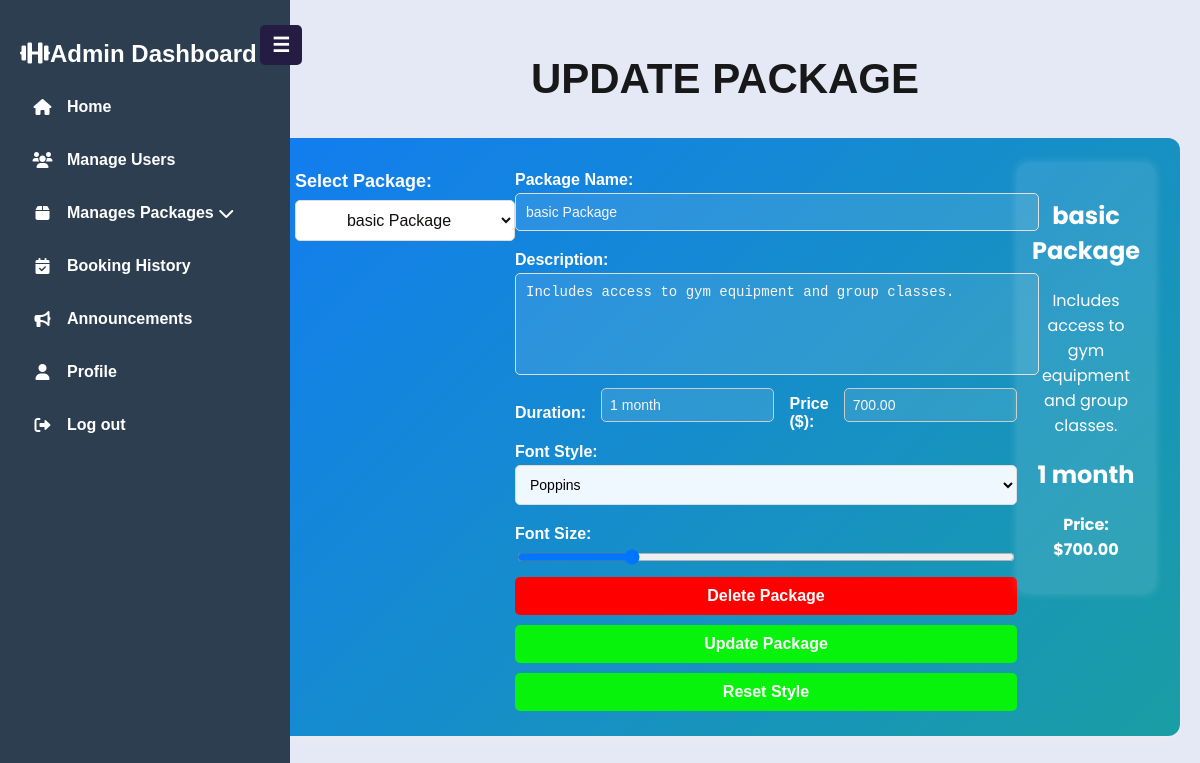
The app's page /admin/package.php?package_id=2 with its own data.
### tables this page shows
CREATE TABLE IF NOT EXISTS `packages` (
  `package_id` int NOT NULL AUTO_INCREMENT,
  `package_name` varchar(255) NOT NULL,
  `description` text NOT NULL,
  `price` decimal(10,2) NOT NULL,
  `updated_at` timestamp NULL DEFAULT CURRENT_TIMESTAMP ON UPDATE CURRENT_TIMESTAMP,
  `user_id` int DEFAULT NULL,
  `created_at` timestamp NULL DEFAULT CURRENT_TIMESTAMP ON UPDATE CURRENT_TIMESTAMP,
  `duration` varchar(50) NOT NULL,
  `font_style` varchar(100) DEFAULT NULL,
  `font_size` varchar(10) DEFAULT NULL,
  PRIMARY KEY (`package_id`)
);

### admin/package.php (the view, shortened to what this page needs)
<?php
include "config.php";
$package = null;
if (isset($_GET['package_id'])) {
    $package_id = $_GET['package_id'];
    $sql = "SELECT * FROM packages WHERE package_id=?";
    $stmt = $conn->prepare($sql);
    $stmt->bind_param("i", $package_id);
    $stmt->execute();
    $result = $stmt->get_result();
    $package = $result->fetch_assoc();
}
$packages = [];
$sql = "SELECT package_id, package_name FROM packages";
$result = $conn->query($sql);
if ($result->num_rows > 0) {
    while ($row = $result->fetch_assoc()) {
        $packages[] = $row;
    }
}
?>
<!DOCTYPE html>
<html lang="en">
<head>
    <link rel="stylesheet" href="css/package.css">
    <link rel="stylesheet" href="css/styless.css">
    <link rel="stylesheet" href="https://cdnjs.cloudflare.com/ajax/libs/font-awesome/6.4.2/css/all.min.css">
</head>
<body>
<?php include "sidebar.php"; ?>
<div class="main-content">
<div class="heading">
    <h2>Update package</h2>
</div>
<div class="container">
    <form method="get" class="package-selection">
        <label for="package_id">Select Package:</label>
        <select id="package_id" name="package_id" onchange="this.form.submit()">
            <?php foreach ($packages as $pkg): ?>
                <option value="<?php echo htmlspecialchars($pkg['package_id']); ?>"
                        <?php if ($package && $package['package_id'] == $pkg['package_id']) echo 'selected'; ?>>
                    <?php echo htmlspecialchars($pkg['package_name']); ?>
                </option>
            <?php endforeach; ?>
        </select>
    </form>
   <?php if ($package): ?>
    <form method="post" class="update-form">
        <label for="package_name">Package Name:</label>
        <input type="text" id="package_name" name="package_name" value="<?php echo htmlspecialchars($package['package_name']); ?>" required>
        <label for="description">Description:</label>
        <textarea id="description" name="description" required><?php echo htmlspecialchars($package['description']); ?></textarea>
        <div class="price-duration-container">
            <label for="duration">Duration:</label>
            <input type="text" id="duration" name="duration" value="<?php echo htmlspecialchars($package['duration']); ?>" required>
            <label for="price">Price ($):</label>
            <input type="number" id="price" name="price" step="0.01" value="<?php echo htmlspecialchars($package['price']); ?>" required>
        </div>
        <label for="font_style">Font Style:</label>
        <select id="font_style" name="font_style" onchange="updatePreviewStyle()">
            <?php
            $fonts = [
                "'Poppins', sans-serif" => "Poppins",
                "'Arial', sans-serif" => "Arial",
                "'Courier New', monospace" => "Courier New",
                "'Georgia', serif" => "Georgia"
            ];
            foreach ($fonts as $value => $label) {
                $selected = ($package['font_style'] == $value) ? 'selected' : '';
                echo "<option value=\"$value\" $selected>$label</option>";
            }
            ?>
        </select>
        <label for="font_size">Font Size:</label>
        <input type="range" id="font_size" name="font_size" min="12" max="30"
               value="<?php echo isset($package['font_size']) ? (int)$package['font_size'] : 16; ?>" oninput="updatePreviewStyle()">
        <button type="button" class="delete-btn" onclick="confirmDelete(<?= $package['package_id']; ?>)">Delete Package</button>
        <button type="submit" name="update">Update Package</button>
        <button type="button" onclick="resetStyle()">Reset Style</button>
    </form>
        <div class="preview" id="preview"
     style="font-family: <?= htmlspecialchars($package['font_style'] ?? "'Poppins', sans-serif"); ?>;
            font-size: <?= htmlspecialchars($package['font_size'] ?? '16px'); ?>;">
        <h2 id="preview_name"><?php echo htmlspecialchars($package['package_name']); ?></h2>
        <p id="preview_desc"><?php echo htmlspecialchars($package['description']); ?></p>
        <h2 id="preview_dur"><?php echo htmlspecialchars($package['duration']); ?></h2>
        <p><strong>Price: $<span id="preview_price"><?php echo htmlspecialchars($package['price']); ?></span></strong></p>
    </div>
<?php endif; ?>
</div>
</div>
</body>
</html>

### admin/css/package.css (style rules this page uses)
body { background: #e5e8f5; font-family: 'Poppins', sans-serif; color: white; display: flex; justify-content: center; align-items: center; margin: 0; }
.heading { font-size: 28px; font-weight: bold; text-transform: uppercase; color: rgb(25, 24, 24); text-align: center; margin-top: 10px; }
.package-selection { text-align: center; margin-bottom: 15px; }
.package-selection label { font-size: 18px; font-weight: bold; display: block; margin-bottom: 8px; }
.package-selection select { padding: 10px; font-size: 16px; border-radius: 5px; border: 1px solid #ddd; background: white; color: rgb(19, 13, 13); width: 220px; text-align: center; }
.container { display: flex; justify-content: space-between; align-items: flex-start; max-width: 1100px; margin: 0 auto; padding: 25px; background: linear-gradient(135deg, #127df0, #1a9ea4); border-radius: 12px; box-shadow: 0 4px 10px rgba(255, 255, 255, 0.2); }
form { display: flex; flex-direction: column; }
label { font-size: 16px; font-weight: bold; margin: 8px 0 4px; text-align: left; }
input[type="text"], input[type="number"], textarea, select { width: 100%; padding: 10px; margin-bottom: 12px; border: 1px solid #ddd; border-radius: 5px; font-size: 14px; background-color: rgba(255, 255, 255, 0.1); color: rgb(250, 246, 246); }
select { background-color: aliceblue; color: black; }
textarea { resize: none; height: 80px; }
button { background: #08f30b; color: white; padding: 10px; font-size: 16px; font-weight: bold; border: none; border-radius: 5px; transition: 0.3s ease; cursor: pointer; width: 100%; margin-top: 10px; }
.delete-btn { background: red; }
.preview { flex: 0.4; max-width: 350px; background: rgba(255, 255, 255, 0.1); padding: 15px; border-radius: 10px; text-align: center; box-shadow: 0 0 10px rgba(255, 255, 255, 0.2); }
.price-duration-container { display: flex; justify-content: space-between; gap: 15px; align-items: center; width: 100%; }
.price-duration-container input { width: 100%; padding: 8px; border-radius: 5px; border: 1px solid #ccc; }

### admin/css/styless.css (style rules this page uses)
body { display: flex; margin: 0; font-family: Arial, sans-serif; }
.main-content { margin-left: 250px; padding: 20px; width: calc(100% - 250px); transition: margin-left 0.3s ease-in-out; }
.main-content { justify-content: center; }

### admin/sidebar.php (style rules this page uses)
body { display: flex; margin: 0; font-family: Arial, sans-serif; }

### records on screen
packages: package_name "basic Package", description "Includes access to gym equipment and group classes.", duration "1 month", price "700.00", font_size "16"

### other values on screen
form field package_id "basic Package"
form field font_style "Poppins"
